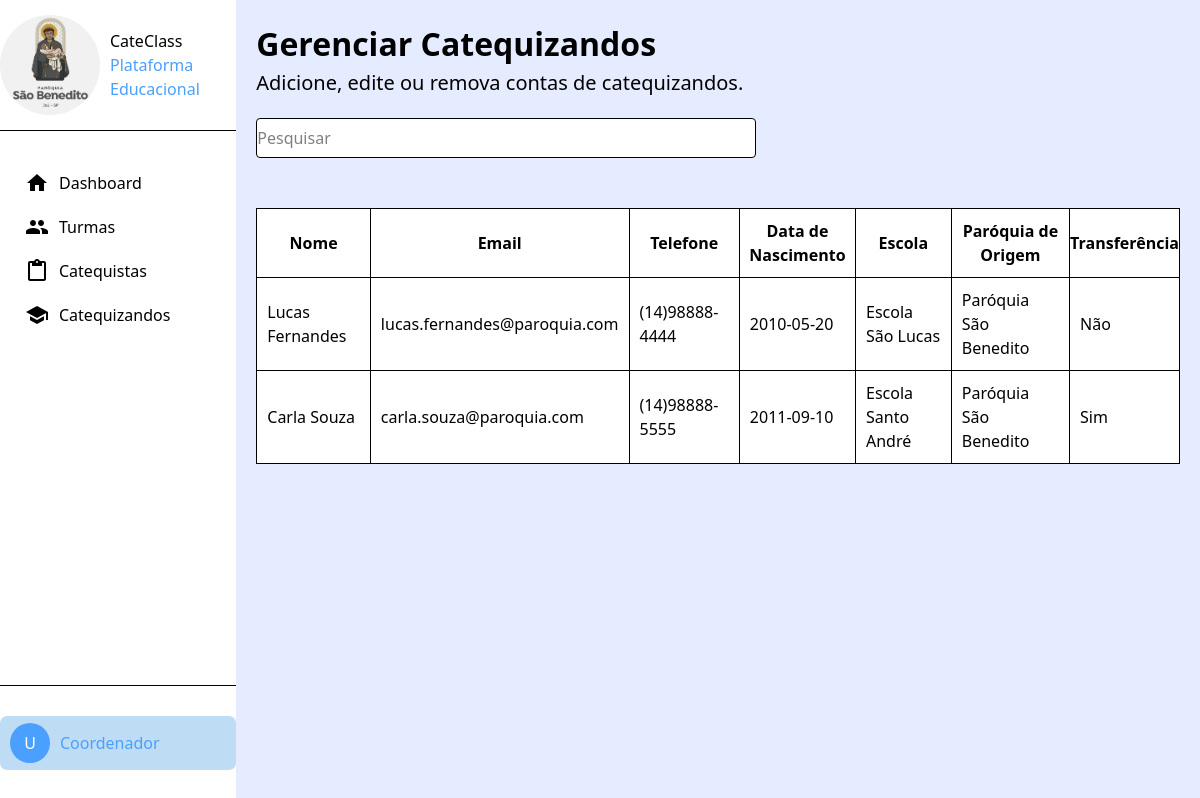
Page /app/coordenador/catequizandos on the committed database.
### tables this page shows
CREATE TABLE IF NOT EXISTS catequizandos(
	usuario_id BIGINT UNSIGNED NOT NULL,
    data_nascimento DATE,
    escola VARCHAR(255),
    paroquia_origem VARCHAR(255),
    transferencia VARCHAR(255),
    CONSTRAINT fk_usuarios_catequizandos
		FOREIGN KEY (usuario_id) REFERENCES usuarios (id_usuario)
);

CREATE TABLE IF NOT EXISTS usuarios(
	id_usuario BIGINT UNSIGNED NOT NULL AUTO_INCREMENT PRIMARY KEY,
    nome VARCHAR(100) NOT NULL,
    email VARCHAR(255) NOT NULL UNIQUE,
    senha VARCHAR(255) NOT NULL,
    telefone VARCHAR(14) NOT NULL UNIQUE,
    endereco VARCHAR(255),
    tipo_usuario VARCHAR(255),
     
    criado_em DATETIME DEFAULT CURRENT_TIMESTAMP,
    deletado_em DATETIME NULL
);

### app/controllers/CoordenadorController.php (called while the page is built, shortened)
<?php
    require_once "models/config.php";
    class CoordenadorController
    {
        public function catequizandos()
        {
            global $conn;
            $sql = "
                SELECT
                    u.nome,
                    u.email,
                    u.telefone,
                    c.data_nascimento,
                    c.escola,
                    c.paroquia_origem,
                    c.transferencia
                FROM catequizandos AS c
                INNER JOIN usuarios AS u ON c.usuario_id = u.id_usuario
                WHERE u.deletado_em IS NULL
            ";
            $stmt = $conn->prepare($sql);
            $stmt->execute();
            require_once "views/coordenador/catequizandos.php";
        }
    }
?>

### app/views/coordenador/catequizandos.php (the view, shortened to what this page needs)
<!DOCTYPE html>
<html lang="pt-br">
<head>
    <script src="https://cdn.jsdelivr.net/npm/@tailwindcss/browser@4"></script>
    <link rel="stylesheet" href="https://cdnjs.cloudflare.com/ajax/libs/font-awesome/4.7.0/css/font-awesome.min.css">
</head>
<body class="flex bg-[#E5ECFF]">
    <?php require_once 'sidebar.php' ?>
    <main class="p-[20px]">
        <h1 class="text-[32px] font-bold">Gerenciar Catequizandos</h1>
        <p class="text-[20px] mb-[20px]">Adicione, edite ou remova contas de catequizandos.</p>
        <input id="filtro" class="bg-[#fff] w-[500px] h-[40px] mb-[50px] rounded border-1 border-gray" type="text" placeholder="Pesquisar">
        <table class="border-1 border-black w-full" id="tabela-catequizandos">
            <thead>
                <tr class="border-1 border-black bg-[#fff]">
                    <th class="py-[10px] border-1 border-black">Nome</th>
                    <th class="py-[10px] border-1 border-black">Email</th>
                    <th class="py-[10px] border-1 border-black">Telefone</th>
                    <th class="py-[10px] border-1 border-black">Data de Nascimento</th>
                    <th class="py-[10px] border-1 border-black">Escola</th>
                    <th class="py-[10px] border-1 border-black">Paróquia de Origem</th>
                    <th class="py-[10px] border-1 border-black">Transferência</th>
                </tr>
            </thead>
            <tbody>
                <?php
                    if ($stmt->rowCount() > 0) {
                    $catequizandos = $stmt->fetchAll(PDO::FETCH_ASSOC);
                    foreach ($catequizandos as $c) {
                ?>
                    <tr class="border-1 border-black bg-white">
                        <td class="p-[10px] border-1 border-black"><?= htmlspecialchars($c['nome']) ?></td>
                        <td class="p-[10px] border-1 border-black"><?= htmlspecialchars($c['email']) ?></td>
                        <td class="p-[10px] border-1 border-black"><?= htmlspecialchars($c['telefone']) ?></td>
                        <td class="p-[10px] border-1 border-black"><?= htmlspecialchars($c['data_nascimento']) ?></td>
                        <td class="p-[10px] border-1 border-black"><?= htmlspecialchars($c['escola']) ?></td>
                        <td class="p-[10px] border-1 border-black"><?= htmlspecialchars($c['paroquia_origem']) ?></td>
                        <td class="p-[10px] border-1 border-black"><?= htmlspecialchars($c['transferencia']) ?></td>
                    </tr>
                <?php
                        }
                    } else {
                        echo "<tr><td colspan='7' class='text-center p-3 bg-white border border-black'>Nenhum catequizando encontrado.</td></tr>";
                    }
                ?>
            </tbody>
        </table>
    </main>
</body>
</html>

### app/index.php (shortened to what this page needs)
<?php
require_once "controllers/CatequistaController.php";
require_once "controllers/CoordenadorController.php";
$url = isset($_GET['url']) ? $_GET['url'] : '';
$urlLimpa = trim($url, '/');
switch($urlLimpa)
{
    case 'coordenador/catequizandos':
        $controller = new CoordenadorController();
        $controller->catequizandos();
    break;
}

### app/views/coordenador/sidebar.php (shortened to what this page needs)
<aside class="relative bg-[#fff] w-[300px] h-[100vh]">
    <div class="flex items-center gap-[10px] py-[15px] mb-[30px] border-b-1 border-black">
        <img class="w-[100px] rounded-[50%]" src="../assets/img/logotipo.jpg" alt="">
        <div>
            <p>CateClass</p>
            <span class="text-[#4A9FFF]">Plataforma Educacional</span>
        </div>
    </div>
    <nav class="mb-[30px]">
        <ul class="list-none">
            <li>
                <a class="flex items-center gap-[10px] p-[10px] pl-[25px]" href="/cateclass-site/app/coordenador">
                    <i class="material-icons">home</i>
                    Dashboard
                </a>
            </li>
            <li>
                <a class="flex items-center gap-[10px] p-[10px] pl-[25px]" href="/cateclass-site/app/coordenador/turmas">
                    <i class="material-icons">people</i>
                    Turmas
                </a>
            </li>
            <li>
                <a class="flex items-center gap-[10px] p-[10px] pl-[25px]" href="/cateclass-site/app/coordenador/catequistas">
                    <i class="material-icons">content_paste</i>
                    Catequistas
                </a>
            </li>
            <li>
                <a class="flex items-center gap-[10px] p-[10px] pl-[25px]" href="/cateclass-site/app/coordenador/catequizandos">
                    <i class="material-icons">school</i>
                    Catequizandos
                </a>
            </li>
        </ul>
    </nav>
    <div class="absolute bottom-[30px] w-[100%]">
        <div class="pb-[15px] mb-[15px] mx-auto border-b border-black">
        </div>
        <div class="flex justify-center">
            <a class="flex items-center gap-[10px] bg-[#BEDDF5] text-[#fff] w-[250px] py-[7px] pl-[10px] mt-[15px] rounded-[7px] text-center" href="/cateclass-site/app/coordenador/perfil">
                <div class="flex justify-center items-center w-[40px] h-[40px] rounded-[50%] bg-[#4A9FFF]">
                    U
                </div>
                <div class="flex flex-col items-start">
                    <span class="text-[#4A9FFF]">Coordenador</span>
                </div>
            </a>
        </div>
    </div>
</aside>

### rows in the picture
catequizandos: usuario_id.nome "Lucas Fernandes", usuario_id.email "lucas.fernandes@paroquia.com", usuario_id.telefone "(14)98888-4444", data_nascimento "2010-05-20", escola "Escola São Lucas", paroquia_origem "Paróquia São Benedito", transferencia "Não"
catequizandos: usuario_id.nome "Carla Souza", usuario_id.email "carla.souza@paroquia.com", usuario_id.telefone "(14)98888-5555", data_nascimento "2011-09-10", escola "Escola Santo André", paroquia_origem "Paróquia São Benedito", transferencia "Sim"
